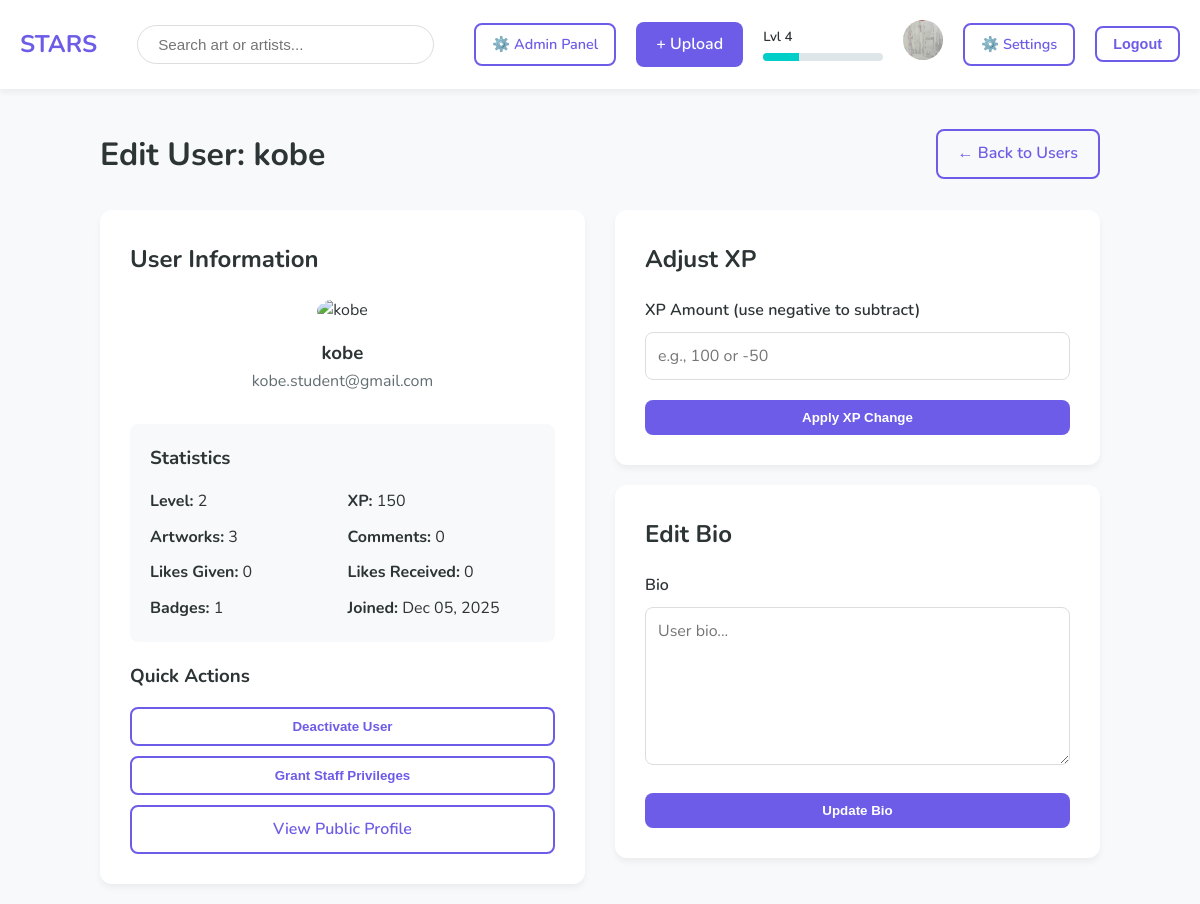
The page /admin-panel/users/5/ (signed in) on the database its author committed.
### users/models.py (models this page shows, shortened)
class CustomUser(AbstractUser):
    bio = models.TextField(blank=True, max_length=500)
    avatar = models.ImageField(upload_to='avatars/', blank=True, null=True)
    xp = models.IntegerField(default=0)
    level = models.IntegerField(default=1)

### core/admin_views.py (the view, shortened to what this page needs)
# urls.py: path('admin-panel/users/<int:user_id>/', admin_views.admin_user_edit, name='admin_user_edit'),
@staff_member_required
def admin_user_edit(request, user_id):
    user_to_edit = get_object_or_404(CustomUser, id=user_id)
    user_stats = {
        'artworks': user_to_edit.artworks.count(),
        'comments': user_to_edit.comments.count(),
        'likes_given': Like.objects.filter(user=user_to_edit).count(),  # Direct query instead of reverse relation
        'likes_received': Like.objects.filter(artwork__artist=user_to_edit).count(),
        'badges': user_to_edit.earned_badges.count(),
    }
    context = {
        'user_to_edit': user_to_edit,
        'user_stats': user_stats,
    }
    return render(request, 'core/admin_user_edit.html', context)

### templates/core/admin_user_edit.html (shortened to what this page needs)
{% extends 'base.html' %}
{% load static %}
{% block content %}
<div style="max-width: 1000px; margin: 0 auto;">
    <div style="display: flex; justify-content: space-between; align-items: center; margin-bottom: 30px;">
        <h1>Edit User: {{ user_to_edit.username }}</h1>
        <a href="{% url 'admin_users' %}" class="btn btn-outline">← Back to Users</a>
    </div>
    <div style="display: grid; grid-template-columns: 1fr 1fr; gap: 30px;">
        <div class="card" style="padding: 30px;">
            <h2 style="margin-bottom: 20px;">User Information</h2>
            <div style="text-align: center; margin-bottom: 30px;">
                {% if user_to_edit.avatar %}
                    <img src="{{ user_to_edit.avatar.url }}" alt="{{ user_to_edit.username }}" class="profile-avatar">
                {% else %}
                    <img src="{% static 'images/default-avatar.png' %}" alt="{{ user_to_edit.username }}" class="profile-avatar">
                {% endif %}
                <h3 style="margin-top: 15px;">{{ user_to_edit.username }}</h3>
                <p style="color: var(--text-light);">{{ user_to_edit.email|default:"No email" }}</p>
            </div>
            <div style="background: var(--bg-color); padding: 20px; border-radius: 8px; margin-bottom: 20px;">
                <h3 style="margin-bottom: 15px;">Statistics</h3>
                <div style="display: grid; grid-template-columns: 1fr 1fr; gap: 10px;">
                    <div>
                        <strong>Level:</strong> {{ user_to_edit.level }}
                    </div>
                    <div>
                        <strong>XP:</strong> {{ user_to_edit.xp }}
                    </div>
                    <div>
                        <strong>Artworks:</strong> {{ user_stats.artworks }}
                    </div>
                    <div>
                        <strong>Comments:</strong> {{ user_stats.comments }}
                    </div>
                    <div>
                        <strong>Likes Given:</strong> {{ user_stats.likes_given }}
                    </div>
                    <div>
                        <strong>Likes Received:</strong> {{ user_stats.likes_received }}
                    </div>
                    <div>
                        <strong>Badges:</strong> {{ user_stats.badges }}
                    </div>
                    <div>
                        <strong>Joined:</strong> {{ user_to_edit.date_joined|date:"M d, Y" }}
                    </div>
                </div>
            </div>
            <div>
                <h3 style="margin-bottom: 15px;">Quick Actions</h3>
                <form method="POST" style="margin-bottom: 10px;">
                    <button type="submit" class="btn {% if user_to_edit.is_active %}btn-outline{% else %}btn-primary{% endif %}" style="width: 100%;">
                        {% if user_to_edit.is_active %}
                            Deactivate User
                        {% else %}
                            Activate User
                        {% endif %}
                    </button>
                </form>
                <form method="POST" style="margin-bottom: 10px;">
                    <button type="submit" class="btn btn-outline" style="width: 100%;">
                        {% if user_to_edit.is_staff %}
                            Revoke Staff Privileges
                        {% else %}
                            Grant Staff Privileges
                        {% endif %}
                    </button>
                </form>
                <a href="{% url 'profile' username=user_to_edit.username %}" class="btn btn-outline" style="width: 100%; text-align: center; display: block;">
                    View Public Profile
                </a>
            </div>
        </div>
        <div>
            <div class="card" style="padding: 30px; margin-bottom: 20px;">
                <h2 style="margin-bottom: 20px;">Adjust XP</h2>
                <form method="POST">
                    <div class="form-group">
                        <label>XP Amount (use negative to subtract)</label>
                        <input type="number" name="xp_amount" class="form-input" placeholder="e.g., 100 or -50" required>
                    </div>
                    <button type="submit" class="btn btn-primary" style="width: 100%;">Apply XP Change</button>
                </form>
            </div>
            <div class="card" style="padding: 30px;">
                <h2 style="margin-bottom: 20px;">Edit Bio</h2>
                <form method="POST">
                    <div class="form-group">
                        <label>Bio</label>
                        <textarea name="bio" class="form-input" rows="6" placeholder="User bio...">{{ user_to_edit.bio }}</textarea>
                    </div>
                    <button type="submit" class="btn btn-primary" style="width: 100%;">Update Bio</button>
                </form>
            </div>
        </div>
    </div>
</div>
{% endblock %}

### templates/base.html (shortened to what this page needs)
<!DOCTYPE html>
<html lang="en">
<head>
    <link rel="stylesheet" href="{% load static %}{% static 'css/styles.css' %}">
</head>
<body>
    {% load static %}
    <nav class="flex-between container" style="background: white; margin-bottom: 20px;">
        <div class="logo"><h2><a href="{% url 'landing' %}" style="text-decoration: none; color: var(--primary);">STARS</a></h2></div>
        <form action="{% url 'feed' %}" method="GET" class="search-form">
            <input type="text" name="q" placeholder="Search art or artists..." class="search-input" value="{{ search_query|default:'' }}">
        </form>
        <div class="user-menu flex-row">
            {% if user.is_authenticated %}
                {% if user.is_staff %}
                    <a href="{% url 'admin_dashboard' %}" class="btn btn-outline" style="padding: 8px 16px; font-size: 0.9rem;">⚙️ Admin Panel</a>
                {% endif %}
                <a href="{% url 'upload' %}" class="btn btn-primary">+ Upload</a>
                <div class="xp-display">
                    <small style="font-weight: 600;">Lvl {{ user.level }}</small>
                    <div class="xp-bar-container">
                        <div class="xp-bar-fill" id="navXpBar" data-xp="{{ user.xp }}" style="width: 0%;"></div>
                    </div>
                </div>
                <a href="{% url 'profile' username=user.username %}">
                    {% if user.avatar %}
                        <img src="{{ user.avatar.url }}" class="avatar" alt="{{ user.username }}">
                    {% else %}
                        <img src="{% static 'images/default-avatar.png' %}" class="avatar" alt="{{ user.username }}">
                    {% endif %}
                </a>
                <a href="{% url 'account_settings' %}" class="btn btn-outline" style="padding: 8px 16px; font-size: 0.9rem;">⚙️ Settings</a>
                <form action="{% url 'logout' %}" method="POST" style="margin: 0; display: inline;">
                    <button type="submit" class="btn btn-outline" style="padding: 8px 16px; font-size: 0.9rem; cursor: pointer;">Logout</button>
                </form>
            {% else %}
                <a href="{% url 'login' %}" class="btn btn-primary">Login</a>
                <a href="{% url 'register' %}" class="btn btn-outline">Sign Up</a>
            {% endif %}
        </div>
    </nav>
    <main class="container">
        {% block content %}{% endblock %}
    </main>
</body>
</html>

### static/css/styles.css (style rules this page uses)
:root { --primary: #6C5CE7; --secondary: #00CEC9; --bg-color: #F8F9FA; --card-bg: #FFFFFF; --text-dark: #2D3436; --text-light: #636e72; --border-radius: 12px; --shadow: 0 4px 6px rgba(0,0,0,0.05); }
* { margin: 0; padding: 0; box-sizing: border-box; }
body { font-family: 'Nunito', sans-serif; background-color: var(--bg-color); color: var(--text-dark); line-height: 1.6; }
.container { max-width: 1200px; margin: 0 auto; padding: 20px; }
.flex-row { display: flex; align-items: center; gap: 15px; }
.flex-between { display: flex; justify-content: space-between; align-items: center; }
nav { background: var(--card-bg); padding: 15px 0; margin-bottom: 30px; box-shadow: var(--shadow); }
.logo h2 { color: var(--primary); font-weight: 700; }
.search-form { flex-grow: 1; margin: 0 40px; }
.search-input { width: 100%; padding: 10px 20px; border-radius: 20px; border: 1px solid #ddd; font-size: 0.95rem; }
.user-menu { display: flex; align-items: center; gap: 20px; }
.avatar { width: 40px; height: 40px; border-radius: 50%; object-fit: cover; }
.btn { padding: 10px 20px; border-radius: 8px; text-decoration: none; font-weight: 600; border: none; cursor: pointer; transition: all 0.2s; display: inline-block; }
.btn-primary { background: var(--primary); color: white; }
.btn-outline { border: 2px solid var(--primary); color: var(--primary); background: transparent; }
.card { background: var(--card-bg); border-radius: var(--border-radius); box-shadow: var(--shadow); overflow: hidden; transition: transform 0.2s; }
.card img { width: 100%; height: 250px; object-fit: cover; }
.xp-display { display: flex; flex-direction: column; gap: 5px; }
.xp-bar-container { width: 120px; height: 8px; background: #dfe6e9; border-radius: 4px; overflow: hidden; }
.xp-bar-fill { height: 100%; background: var(--secondary); transition: width 0.3s ease; }
.form-group { margin-bottom: 20px; }
.form-group label { display: block; margin-bottom: 8px; font-weight: 600; color: var(--text-dark); }
.form-input { width: 100%; padding: 12px; border: 1px solid #ddd; border-radius: 8px; font-size: 1rem; font-family: 'Nunito', sans-serif; }
.profile-avatar { width: 120px; height: 120px; border-radius: 50%; object-fit: cover; }

### rows shown on the page
CustomUser: level "4", avatar (picture)
CustomUser: username "kobe", email "kobe.student@gmail.com", level "2", xp "150", date_joined "Dec 05, 2025"

### other values the page prints
{{ user_stats.artworks }} "3"
{{ user_stats.comments }} "0"
{{ user_stats.likes_given }} "0"
{{ user_stats.likes_received }} "0"
{{ user_stats.badges }} "1"
